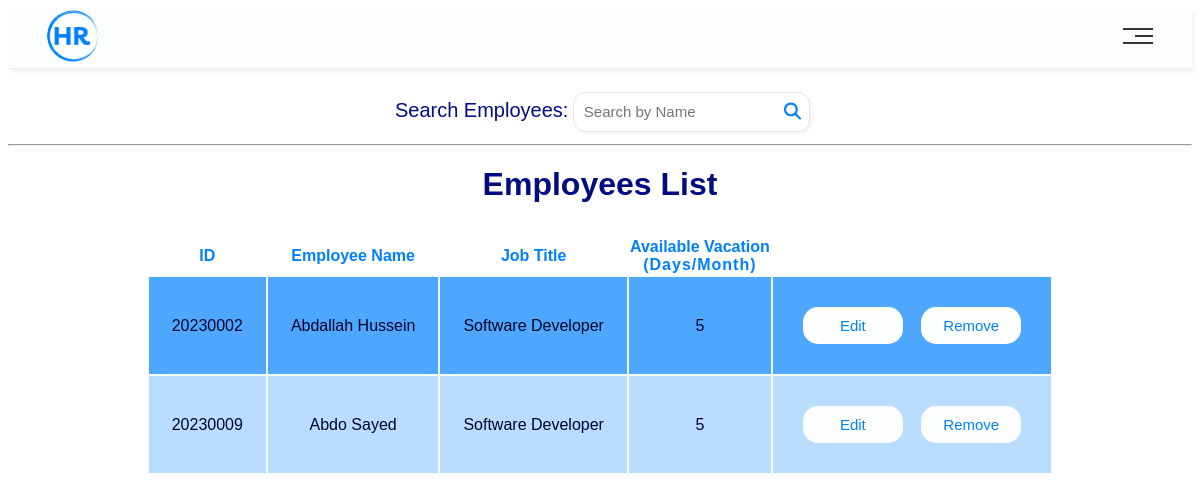
The page /ShowEmployees/ on the database as committed earlier.
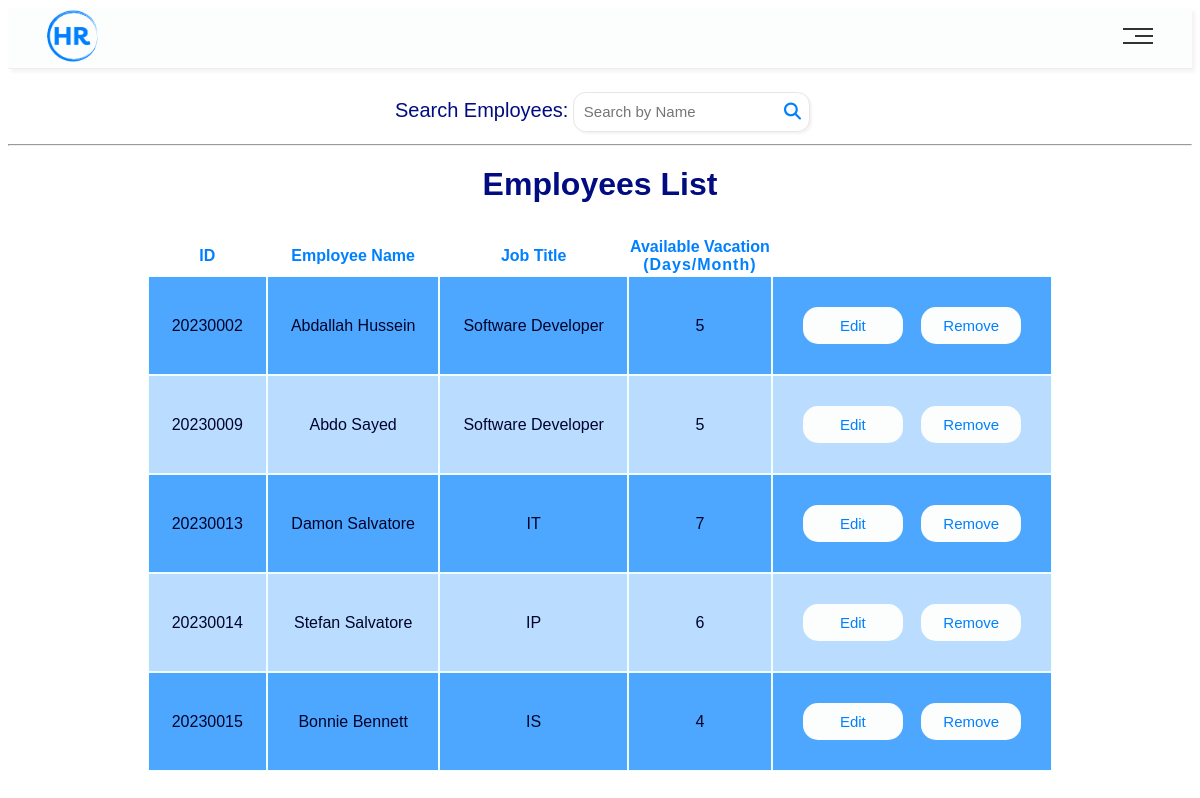
The same page on the database as committed later.
### main/models.py (models this page shows, shortened)
class Employee(models.Model):
    ID = models.BigAutoField(primary_key=True, verbose_name='ID')
    userName = models.CharField(max_length=100)
    Email = models.CharField(max_length=255)
    phoneNum = models.IntegerField()
    address = models.CharField(max_length=255)
    birthDate = models.DateField()
    gender = models.CharField(max_length=10)
    jobTitle = models.CharField(max_length=64)
    maritalStatus = models.CharField(max_length=64)
    salary = models.IntegerField()
    vacationDays = models.IntegerField()

### main/views.py (the view)
# urls.py: path('ShowEmployees/', views.ShowEmployees, name='ShowEmployees'),
def ShowEmployees(request):
    context = {
        "Employees": Employee.objects.all()
    }
    return render(request, 'HRWebsite/Show Employees.html', context)

### main/templates/HRWebsite/Show Employees.html (shortened to what this page needs)
<!DOCTYPE html>
<html lang="en">
{% load static %}
<head>
    <link rel="stylesheet" href="{% static 'css/public.css' %}" />
    <link rel="stylesheet" href="{% static 'css/Navbar.css' %}" />
    <link rel="stylesheet" href="{% static 'css/Table.css' %}" />
    <link rel="stylesheet" href="https://use.fontawesome.com/releases/v5.15.3/css/all.css">
  </head>
  <body>
  {% include 'Navbar/HRNavBar.html' %}
  <section class="Conatiner">
    <form method="post">
      <label class="search">Search Employees: </label>
      <input class="srchfield" type="search" name="Search" placeholder="Search by Name" />
      <hr>
    </form>
      <table class="table">
        <caption class="caption">
          Employees List
        </caption>
        <thead>
          <tr>
            <th>ID</th>
            <th>Employee Name</th>
            <th>Job Title</th>
            <th>Available Vacation<span class="span">(Days/Month)</span></th>
          </tr>
        </thead>
        <tbody>
          {% for emp in Employees%}
          <tr>
            <td id= "ID">{{ emp.ID }}</td>
            <td>{{ emp.userName }}</td>
            <td>{{ emp.jobTitle }}</td>
            <td>{{ emp.vacationDays }}</td>
            <td>
            <div><button class = "edit">Edit</button></div>
            <div><button class = "remove">Remove</button></div>
            </td>
          </tr>
          {% endfor %}
        </tbody>
      </table>
  </body>
</html>

### main/templates/Navbar/HRNavBar.html (shortened to what this page needs)
{% load static %}
<nav class="header">
	<div class="containerNav">
		<a href="{% url 'HrHome'%}" title="HR-System">
			<img
				class="logo"
				src="{% static 'images/hr-logo-zip-file (1)/png/logo-no-background.png' %}"
			/>
		</a>
		<div class="links">
			<span class="icons">
				<span></span>
				<span></span>
				<span></span>
			</span>
		</div>
	</div>
</nav>

### main/static/css/public.css (style rules this page uses)
body { font-family: Arial, Helvetica, sans-serif; }
* { box-sizing: border-box; caret-color: rgba(0, 128, 255, 0.851); }
:root { --main-color: rgb(0, 128, 255); --white-color: azure; --shadow-color: rgba(185, 167, 167, 0.134); --raduis-size: 20px; }
section { padding: 20px; box-shadow: 3px 3px 3px var(--shadow-color); border-radius: var(--raduis-size); text-align: center; }
label { font-weight: bold; font-size: larger; font-family: sans-serif; color: var(--main-color); }
input:not([type="submit"]) { padding: 10px; border: 1.7px solid rgb(232, 229, 229); border-radius: 12.5px; box-shadow: 2px 2px 2px var(--shadow-color); transition: 1s; font-size: 16px; outline: none; }

### main/static/css/Navbar.css (style rules this page uses)
:root { --main-color: rgb(0, 128, 255); --white-color: rgb(252, 253, 253); --shadow-color: rgba(185, 167, 167, 0.134); }
.containerNav { margin-left: auto; margin-right: auto; }
.header { padding: 0px; background-color: var(--white-color); border-bottom: 1.5px solid rgba(232, 229, 229, 0.602); box-shadow: 3px 3px 3px var(--shadow-color); }
.header .containerNav { display: flex; justify-content: space-around; align-items: center; gap: 80%; }
.header .containerNav a .logo { width: 51px; height: 56px; border-radius: 100%; }
.header .containerNav .links { position: relative; }
.header .links .icons { width: 30px; display: flex; flex-wrap: wrap; justify-content: end; }
.header .links .icons span { background-color: #333; margin-bottom: 5px; height: 2px; }
.header .links .icons span:first-child { width: 100%; }
.header .links .icons span:nth-child(2) { width: 60%; transition: 0.7s; }
.header .links .icons span:last-child { width: 100%; }

### main/static/css/Table.css (style rules this page uses)
* { font-family: Arial, Helvetica, sans-serif; }
section { border: none; box-shadow: none; padding: 0; }
.table { padding: 20px; margin: auto; margin-top: 20px; }
.table tbody tr td { margin-left: 10px; padding: 23px; text-align: center; outline: 1px solid azure; color: #00042a; }
.table tbody tr:nth-child(odd) { background-color: #1e90ffc9; }
.table tbody tr:nth-child(even) { background-color: #1e8fff4e; }
.table thead tr th { color: var(--main-color); }
.table tbody tr td button { padding: 10px 20px; font-size: 15px; font-weight: 500; background-color: var(--white-color); color: var(--main-color); outline: none; border: none; border-radius: 15px; cursor: pointer; box-sizing: border-box; width: 100px; text-overflow: ellipsis; }
.table tbody tr td div { display: inline-block; margin: 7px; }
.span { display: block; letter-spacing: 1px; }
.caption { margin-bottom: 12px; font-size: xx-large; font-weight: bold; color: #010c80; }
.search { color: #010c80; font-weight: normal; font-size: 20px; display: inline-block; margin-top: 30px; }
.srchfield { width: 20%; }
.srchfield::placeholder { font-size: 15px; }
hr { margin-top: 12px; }
svg { width: 21px; height: 34px; margin-left: -30px; position: relative; top: 11px; padding-right: 4px; }

Rows that differ between the two databases and show on the page:
added Employee: ID "20230013", userName "Damon Salvatore", jobTitle "IT", vacationDays "7"
added Employee: ID "20230014", userName "Stefan Salvatore", jobTitle "IP", vacationDays "6"
added Employee: ID "20230015", userName "Bonnie Bennett", jobTitle "IS", vacationDays "4"
